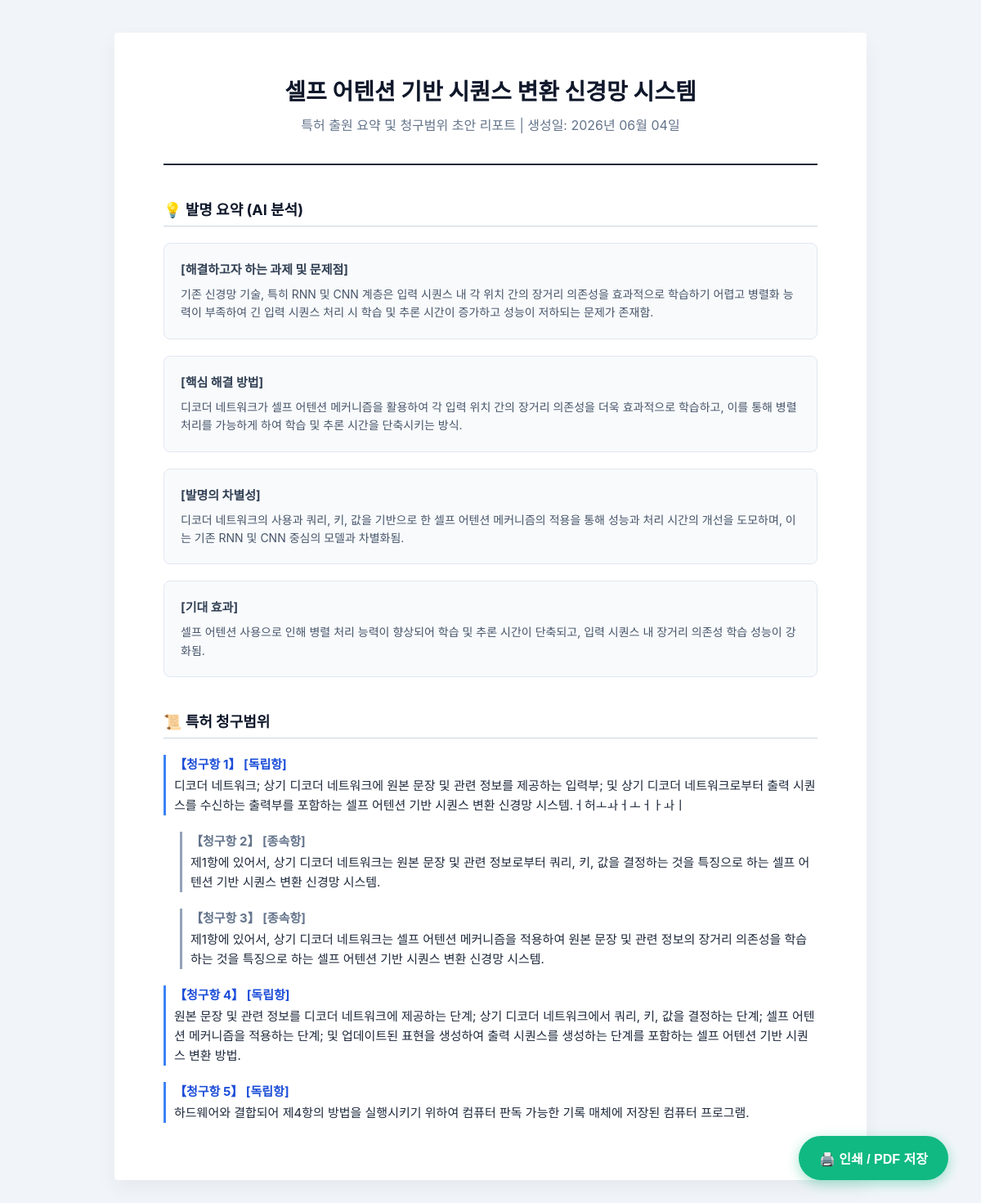
/workspace/workstation/39/report/ (signed in), run on the app's committed database.
### workspace/models.py (models this page shows, shortened)
class PatentProject(models.Model):
    STATUS_CHOICES = (
        ('draft', '초안 작성중'),
        ('agent_processing', 'AI 처리중'),
        ('review', '변리사 검토중'),
        ('done', '완료'),
    )
    title = models.CharField(max_length=200, verbose_name="프로젝트명")
    owner = models.ForeignKey(User, on_delete=models.CASCADE, related_name='projects')
    status = models.CharField(max_length=20, choices=STATUS_CHOICES, default='draft')
    original_data_hash = models.CharField(max_length=64, blank=True, null=True) # 원본 데이터의 해시값을 저장하는 필드 (중복 방지 및 변경 감지용)
    created_at = models.DateTimeField(auto_now_add=True)
    updated_at = models.DateTimeField(auto_now=True)

class ConsultationState(models.Model):
    project = models.OneToOneField(PatentProject, on_delete=models.CASCADE, related_name='consultation_state')
    phase = models.IntegerField(default=1)
    collecting_steps = models.BooleanField(default=False)
    ext_problem = models.TextField(blank=True, null=True)
    ext_solution = models.TextField(blank=True, null=True)
    ext_differentiation = models.TextField(blank=True, null=True)
    ext_effect = models.TextField(blank=True, null=True)

class PatentClaim(models.Model):
    project = models.ForeignKey(PatentProject, on_delete=models.CASCADE, related_name='claims')
    claim_no = models.IntegerField(verbose_name="청구항 번호")
    is_dependent = models.BooleanField(default=False, verbose_name="종속항 여부")
    cited_claim_no = models.JSONField(default=list, blank=True, verbose_name="인용항 번호 목록")
    category = models.CharField(max_length=50, verbose_name="카테고리(방법/시스템 등)")
    content = models.TextField(verbose_name="청구항 내용")
    created_at = models.DateTimeField(auto_now_add=True)
    class Meta:
        ordering = ['claim_no']

### workspace/views.py (the view)
# urls.py: path('workstation/<int:project_id>/report/', views.patent_report_view, name='patent_report'),
@login_required(login_url='/accounts/login/')
def patent_report_view(request, project_id):
    project = get_object_or_404(PatentProject, id=project_id, owner=request.user)
    state = get_object_or_404(ConsultationState, project=project)
    invention_input = getattr(project, 'inventioninput', None)
    claims = project.claims.all().order_by('claim_no')
    consultation_state = getattr(project, 'consultationstate', None)
    context = {
        'project': project,
        'state': state,
        'invention_input': invention_input,
        'consultation_state': consultation_state,
        'claims': claims
    }
    return render(request, 'workspace/report.html', context)

### workspace/templates/workspace/report.html (shortened to what this page needs)
<!DOCTYPE html>
<html lang="ko">
<head>
</head>
<body>
    <button class="print-btn" onclick="window.print()">🖨️ 인쇄 / PDF 저장</button>
    <div class="report-container">
        <div class="header">
            <h1>{{ project.title }}</h1>
            <p>특허 출원 요약 및 청구범위 초안 리포트 | 생성일: {% now "Y년 m월 d일" %}</p>
        </div>
        <div class="section-title">💡 발명 요약 (AI 분석)</div>
        <div class="content-box">
            <h4>[해결하고자 하는 과제 및 문제점]</h4>
            <p>{{ state.ext_problem|default:"내용이 없습니다." }}</p>
        </div>
        <div class="content-box">
            <h4>[핵심 해결 방법]</h4>
            <p>{{ state.ext_solution|default:"내용이 없습니다." }}</p>
        </div>
        <div class="content-box">
            <h4>[발명의 차별성]</h4>
            <p>{{ state.ext_differentiation|default:"내용이 없습니다." }}</p>
        </div>
        <div class="content-box">
            <h4>[기대 효과]</h4>
            <p>{{ state.ext_effect|default:"내용이 없습니다." }}</p>
        </div>
        <div class="section-title">📜 특허 청구범위</div>
        {% if claims %}
            {% for c in claims %}
            <div class="claim-item {% if c.is_dependent %}dependent{% endif %}">
                <h4 style="margin: 0 0 5px 0; font-size: 15px; color: {% if c.is_dependent %}#64748b{% else %}#1d4ed8{% endif %};">
                    【청구항 {{ c.claim_no }}】 {% if c.is_dependent %}[종속항]{% else %}[독립항]{% endif %}
                </h4>
                <p style="margin: 0; line-height: 1.6; font-size: 15px;">{{ c.content }}</p>
            </div>
            {% endfor %}
        {% else %}
            <div style="text-align: center; color: #94a3b8; padding: 30px;">
                <p>아직 작성된 청구항이 없습니다.</p>
            </div>
        {% endif %}
    </div>
</body>
</html>

### workspace/templates/workspace/report.html (style rules this page uses)
body { background-color: #f1f5f9; color: #1e293b; font-family: 'Pretendard', -apple-system, BlinkMacSystemFont, "Segoe UI", Roboto, sans-serif; margin: 0; padding: 40px 20px; }
.report-container { max-width: 800px; margin: 0 auto; background: white; padding: 50px 60px; box-shadow: 0 10px 25px rgba(0,0,0,0.05); border-radius: 4px; }
.header { text-align: center; border-bottom: 2px solid #1e293b; padding-bottom: 20px; margin-bottom: 40px; }
.header h1 { margin: 0; font-size: 28px; color: #0f172a; }
.header p { color: #64748b; margin-top: 10px; }
.section-title { font-size: 18px; font-weight: bold; color: #0f172a; border-bottom: 1px solid #cbd5e1; padding-bottom: 8px; margin-top: 40px; margin-bottom: 20px; display: flex; align-items: center; gap: 8px; }
.content-box { background: #f8fafc; border: 1px solid #e2e8f0; padding: 20px; border-radius: 8px; margin-bottom: 20px; }
.content-box h4 { margin: 0 0 10px 0; color: #334155; font-size: 15px; }
.content-box p { margin: 0; line-height: 1.6; font-size: 14px; color: #475569; white-space: pre-wrap; }
.claim-item { margin-bottom: 20px; padding-left: 10px; border-left: 3px solid #3b82f6; }
.claim-item.dependent { border-left-color: #94a3b8; margin-left: 20px; }
.print-btn { position: fixed; bottom: 40px; right: 40px; background: #10b981; color: white; border: none; padding: 15px 25px; border-radius: 50px; font-size: 16px; font-weight: bold; cursor: pointer; box-shadow: 0 4px 15px rgba(16, 185, 129, 0.4); transition: 0.2s; }

### data on the page
PatentProject: title "셀프 어텐션 기반 시퀀스 변환 신경망 시스템"
ConsultationState: ext_problem "기존 신경망 기술, 특히 RNN 및 CNN 계층은 입력 시퀀스 내 각 위치 간의 장거리 의존성을 효과적으로 학습하기 어렵고 병렬화 능력이 부족하여 긴 입력 시퀀스 처리 시 학습 및 추론 시간이 증가하고 성능이 저하되는 문제가 존재함.", ext_solution "디코더 네트워크가 셀프 어텐션 메커니즘을 활용하여 각 입력 위치 간의 장거리 의존성을 더욱 효과적으로 학습하고, 이를 통해 병렬 처리를 가능하게 하여 학습 및 추론 시간을 단축시키는 방식.", ext_differentiation "디코더 네트워크의 사용과 쿼리, 키, 값을 기반으로 한 셀프 어텐션 메커니즘의 적용을 통해 성능과 처리 시간의 개선을 도모하며, 이는 기존 RNN 및 CNN 중심의 모델과 차별화됨.", ext_effect "셀프 어텐션 사용으로 인해 병렬 처리 능력이 향상되어 학습 및 추론 시간이 단축되고, 입력 시퀀스 내 장거리 의존성 학습 성능이 강화됨."
PatentClaim: claim_no "1", is_dependent "[독립항]", content "디코더 네트워크; 상기 디코더 네트워크에 원본 문장 및 관련 정보를 제공하는 입력부; 및 상기 디코더 네트워크로부터 출력 시퀀스를 수신하는 출력부를 포함하는 셀프 어텐션 기반 시퀀스 변환 신경망 시스템.ㅓ허ㅗㅘㅓㅗㅓㅏㅘㅣ"
PatentClaim: claim_no "2", is_dependent "[종속항]", content "제1항에 있어서, 상기 디코더 네트워크는 원본 문장 및 관련 정보로부터 쿼리, 키, 값을 결정하는 것을 특징으로 하는 셀프 어텐션 기반 시퀀스 변환 신경망 시스템."
PatentClaim: claim_no "3", is_dependent "[종속항]", content "제1항에 있어서, 상기 디코더 네트워크는 셀프 어텐션 메커니즘을 적용하여 원본 문장 및 관련 정보의 장거리 의존성을 학습하는 것을 특징으로 하는 셀프 어텐션 기반 시퀀스 변환 신경망 시스템."
PatentClaim: claim_no "4", is_dependent "[독립항]", content "원본 문장 및 관련 정보를 디코더 네트워크에 제공하는 단계; 상기 디코더 네트워크에서 쿼리, 키, 값을 결정하는 단계; 셀프 어텐션 메커니즘을 적용하는 단계; 및 업데이트된 표현을 생성하여 출력 시퀀스를 생성하는 단계를 포함하는 셀프 어텐션 기반 시퀀스 변환 방법."
PatentClaim: claim_no "5", is_dependent "[독립항]", content "하드웨어와 결합되어 제4항의 방법을 실행시키기 위하여 컴퓨터 판독 가능한 기록 매체에 저장된 컴퓨터 프로그램."
